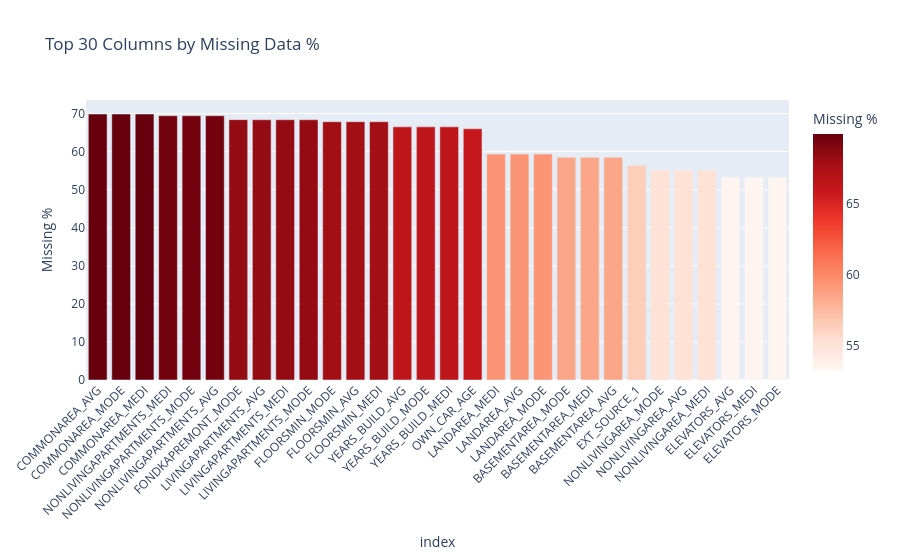

Notebook cell for this chart:
### Code cell
# Visualize top 30 columns with most missing data
top_missing = missing_df.head(30)

fig = px.bar(
    top_missing,
    x=top_missing.index,
    y='Missing %',
    title='Top 30 Columns by Missing Data %',
    color='Missing %',
    color_continuous_scale='Reds'
)
fig.update_layout(xaxis_tickangle=-45)
fig.show()

### Figure 1 — Plotly figure (JSON) as saved in the notebook; plotly's stock layout.template omitted (floating-point values rounded to 4 significant figures)
{"data": [{"hovertemplate": "index=%{x}<br>Missing %=%{marker.color}<extra></extra>", "legendgroup": "", "marker": {"color": [69.87, 69.87, 69.87, 69.43, 69.43, 69.43, 68.39, 68.35, 68.35, 68.35, 67.85, 67.85, 67.85, 66.5, 66.5, 66.5, 65.99, 59.38, 59.38, 59.38, 58.52, 58.52, 58.52, 56.38, 55.18, 55.18, 55.18, 53.3, 53.3, 53.3], "coloraxis": "coloraxis", "pattern": {"shape": ""}}, "name": "", "orientation": "v", "showlegend": false, "textposition": "auto", "type": "bar", "x": ["COMMONAREA_AVG", "COMMONAREA_MODE", "COMMONAREA_MEDI", "NONLIVINGAPARTMENTS_MEDI", "NONLIVINGAPARTMENTS_MODE", "NONLIVINGAPARTMENTS_AVG", "FONDKAPREMONT_MODE", "LIVINGAPARTMENTS_AVG", "LIVINGAPARTMENTS_MEDI", "LIVINGAPARTMENTS_MODE", "FLOORSMIN_MODE", "FLOORSMIN_AVG", "FLOORSMIN_MEDI", "YEARS_BUILD_AVG", "YEARS_BUILD_MODE", "YEARS_BUILD_MEDI", "OWN_CAR_AGE", "LANDAREA_MEDI", "LANDAREA_AVG", "LANDAREA_MODE", "BASEMENTAREA_MODE", "BASEMENTAREA_MEDI", "BASEMENTAREA_AVG", "EXT_SOURCE_1", "NONLIVINGAREA_MODE", "NONLIVINGAREA_AVG", "NONLIVINGAREA_MEDI", "ELEVATORS_AVG", "ELEVATORS_MEDI", "ELEVATORS_MODE"], "xaxis": "x", "y": [69.87, 69.87, 69.87, 69.43, 69.43, 69.43, 68.39, 68.35, 68.35, 68.35, 67.85, 67.85, 67.85, 66.5, 66.5, 66.5, 65.99, 59.38, 59.38, 59.38, 58.52, 58.52, 58.52, 56.38, 55.18, 55.18, 55.18, 53.3, 53.3, 53.3], "yaxis": "y"}], "layout": {"barmode": "relative", "coloraxis": {"colorbar": {"title": {"text": "Missing %"}}, "colorscale": [[0, "rgb(255,245,240)"], [0.125, "rgb(254,224,210)"], [0.25, "rgb(252,187,161)"], [0.375, "rgb(252,146,114)"], [0.5, "rgb(251,106,74)"], [0.625, "rgb(239,59,44)"], [0.75, "rgb(203,24,29)"], [0.875, "rgb(165,15,21)"], [1, "rgb(103,0,13)"]]}, "legend": {"tracegroupgap": 0}, "title": {"text": "Top 30 Columns by Missing Data %"}, "xaxis": {"anchor": "y", "domain": [0, 1], "tickangle": -45, "title": {"text": "index"}}, "yaxis": {"anchor": "x", "domain": [0, 1], "title": {"text": "Missing %"}}}}
